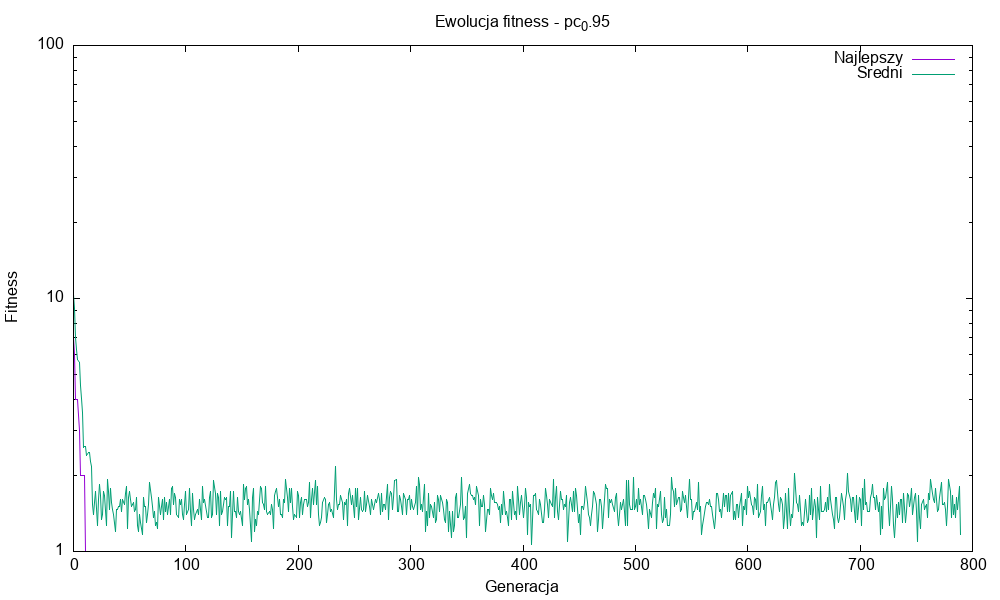

This figure's gnuplot source:
set terminal png size 1000,600
set output 'plot_pc_0.95.png'
set title 'Ewolucja fitness - pc_0.95'
set xlabel 'Generacja'
set ylabel 'Fitness'
set logscale y
plot 'fitness_data_pc_0.95.txt' using 1:2 with lines title 'Najlepszy', 'fitness_data_pc_0.95.txt' using 1:3 with lines title 'Sredni'
